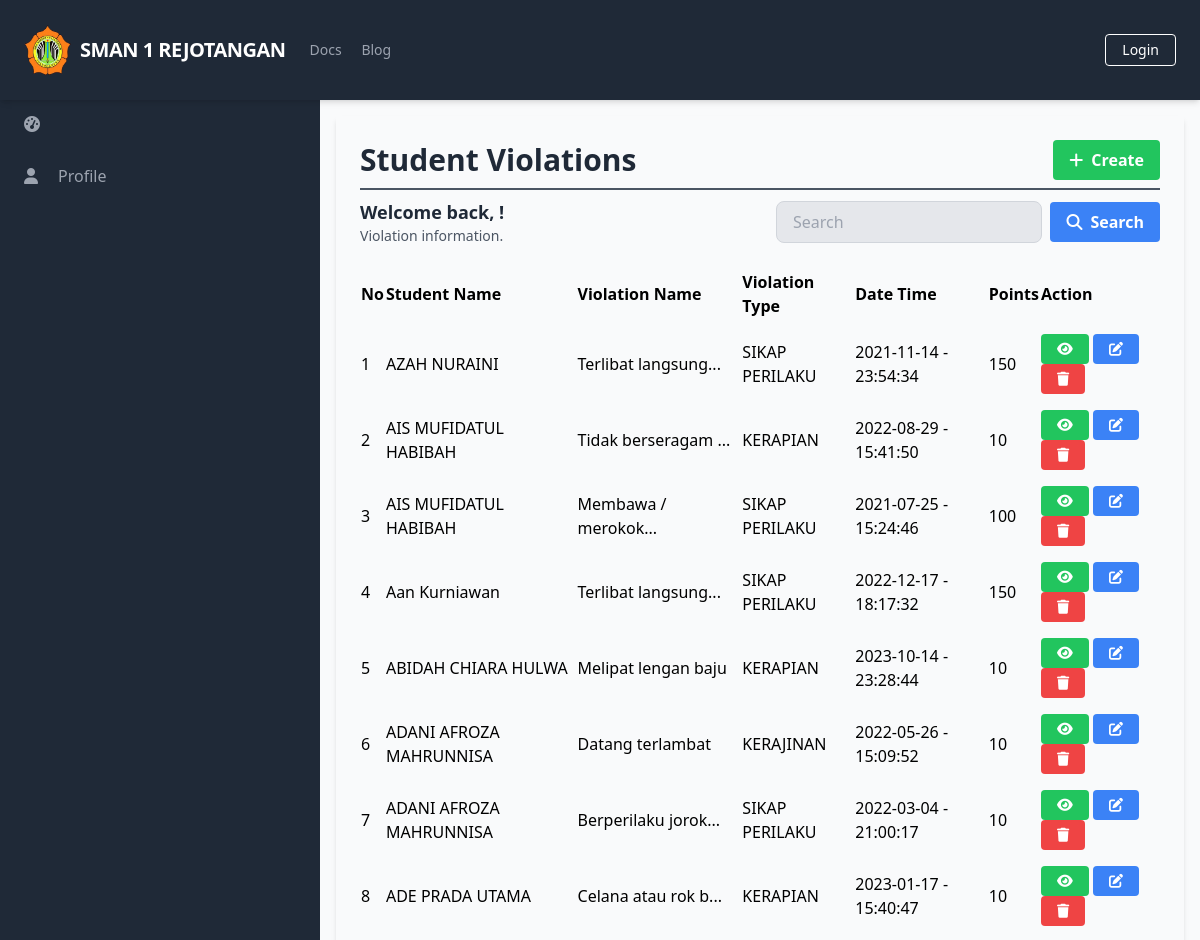
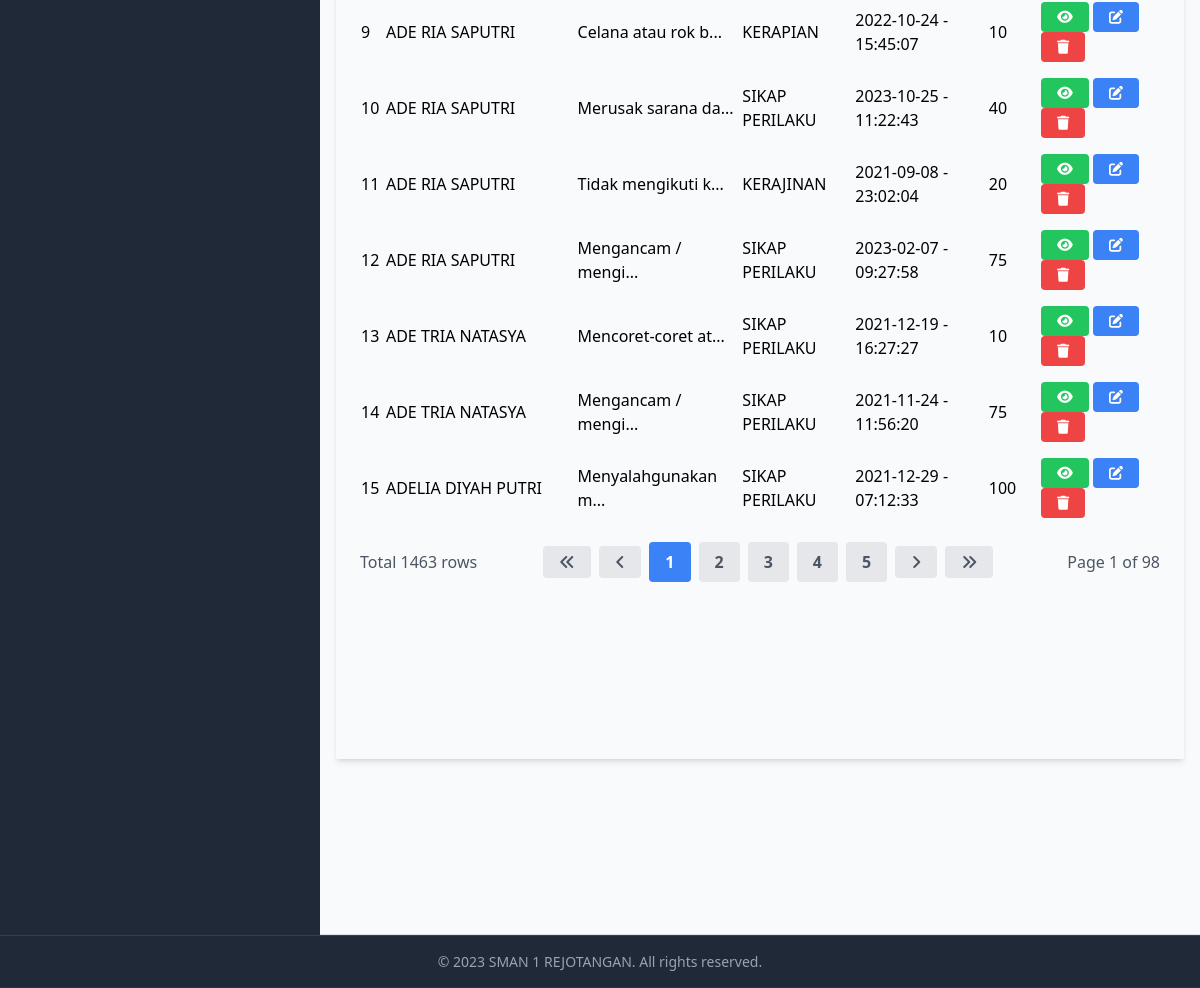
Page /manage_student_violations/manage_student_violations_list.php on the committed database (2 pictures, top to bottom).
### tables this page shows
CREATE TABLE `StudentViolations` (
  `StudentViolationID` int(11) NOT NULL,
  `StudentID` int(11) DEFAULT NULL,
  `ViolationID` int(11) DEFAULT NULL,
  `Date` date DEFAULT NULL,
  `Time` time DEFAULT NULL,
  `CreatedAt` timestamp NOT NULL DEFAULT current_timestamp(),
  `UpdatedAt` timestamp NOT NULL DEFAULT current_timestamp() ON UPDATE current_timestamp()
);

CREATE TABLE `Users` (
  `UserID` int(11) NOT NULL,
  `Username` varchar(50) NOT NULL,
  `Password` varchar(255) NOT NULL,
  `Email` varchar(100) NOT NULL,
  `FullName` varchar(100) DEFAULT NULL,
  `DateOfBirth` date DEFAULT NULL,
  `Gender` varchar(10) DEFAULT NULL,
  `Address` text DEFAULT NULL,
  `PhoneNumber` varchar(20) DEFAULT NULL,
  `RoleID` int(11) DEFAULT NULL,
  `AccountCreationDate` timestamp NOT NULL DEFAULT current_timestamp() ON UPDATE current_timestamp(),
  `LastLogin` datetime DEFAULT NULL,
  `AccountStatus` varchar(20) DEFAULT NULL,
  `ProfilePictureURL` varchar(255) DEFAULT NULL,
  `ActivationStatus` varchar(20) DEFAULT NULL
);

CREATE TABLE `MasterViolations` (
  `ViolationID` int(11) NOT NULL,
  `ViolationType` varchar(255) NOT NULL,
  `ViolationName` varchar(255) NOT NULL,
  `Points` int(11) NOT NULL
);

### database/connection.php (called while the page is built, shortened)
<?php
$baseUrl = "http://localhost/final_project_imam_2023/";

### public/manage_student_violations/manage_student_violations_list.php (the view, shortened to what this page needs)
<?php
require_once('../../database/connection.php');
?>
<?php include_once('../components/header.php'); ?>
<div class="h-screen flex flex-col">
    <?php include('../components/navbar.php'); ?>
    <div class="flex-grow bg-gray-50 flex flex-row shadow-md">
        <?php include('../components/sidebar.php'); ?>
        <main class="bg-gray-50 flex flex-col flex-1 overflow-y-scroll h-screen flex-shrink-0 sc-hide pb-40">
            <div class="flex items-start justify-start p-6 shadow-md m-4 flex-1 flex-col">
                <div class="flex flex-row justify-between items-center w-full border-b-2 border-gray-600 mb-2 pb-2">
                    <h1 class="text-3xl text-gray-800 font-semibold w-full">Student Violations</h1>
                    <div class="flex flex-row justify-end items-center">
                        <a href="<?php echo $baseUrl; ?>public/manage_student_violations/manage_student_violations_create.php" class="bg-green-500 hover-bg-green-700 text-white font-bold py-2 px-4 rounded inline-flex items-center">
                            <i class="fas fa-plus mr-2"></i>
                            <span>Create</span>
                        </a>
                    </div>
                </div>
                <div class="flex flex-col w-full">
                    <div class="flex flex-row justify-between items-center w-full mb-2 pb-2">
                        <div>
                            <h2 class="text-lg text-gray-800 font-semibold">Welcome back, <?php echo $_SESSION['FullName']; ?>!</h2>
                            <p class="text-gray-600 text-sm">Violation information.</p>
                        </div>
                        <form class="flex items-center justify-end space-x-2 w-96">
                            <input type="text" name="search" class="bg-gray-200 focus-bg-white focus-outline-none border border-gray-300 rounded-lg py-2 px-4 block w-full appearance-none leading-normal" placeholder="Search" value="<?php echo isset($_GET['search']) ? $_GET['search'] : ''; ?>">
                            <button type="submit" class="bg-blue-500 hover-bg-blue-700 text-white font-bold py-2 px-4 rounded space-x-2 inline-flex items-center">
                                <i class="fas fa-search"></i>
                                <span>Search</span>
                            </button>
                        </form>
                    </div>
                    <table class="min-w-full">
                        <thead>
                            <tr>
                                <th class="text-left py-2">No</th>
                                <th class="text-left py-2">Student Name</th>
                                <th class="text-left py-2">Violation Name</th>
                                <th class="text-left py-2">Violation Type</th>
                                <th class="text-left py-2">Date Time</th>
                                <th class="text-left py-2">Points</th>
                                <th class="text-left py-2">Action</th>
                            </tr>
                        </thead>
                        <tbody>
                            <?php
                            $searchTerm = isset($_GET['search']) ? $_GET['search'] : '';
                            $page = isset($_GET['page']) ? $_GET['page'] : 1;
                            $query = "SELECT sv.*, u.FullName AS StudentName, mv.Points, mv.ViolationType, mv.ViolationName
                                FROM StudentViolations sv
                                JOIN Students s ON sv.StudentID = s.StudentID
                                JOIN Users u ON s.UserID = u.UserID
                                JOIN MasterViolations mv ON sv.ViolationID = mv.ViolationID
                                WHERE mv.ViolationName LIKE '%$searchTerm%'
                                    OR u.FullName LIKE '%$searchTerm%'
                                LIMIT 15 OFFSET " . ($page - 1) * 15;
                            $result = $conn->query($query);
                            $queryCount = "SELECT COUNT(*) AS count
                                    FROM StudentViolations sv
                                    JOIN Students s ON sv.StudentID = s.StudentID
                                    JOIN Users u ON s.UserID = u.UserID
                                    JOIN MasterViolations mv ON sv.ViolationID = mv.ViolationID
                                    WHERE mv.ViolationName LIKE '%$searchTerm%'
                                        OR u.FullName LIKE '%$searchTerm%'";
                            $resultCount = $conn->query($queryCount);
                            $rowCount = $resultCount->fetch_assoc()['count'];
                            $totalPage = ceil($rowCount / 15);
                            $no = 1;
                            while ($row = $result->fetch_assoc()) {
                            ?>
                                <tr>
                                    <td class="py-2"><?php echo $no++; ?></td>
                                    <td class="py-2"><?php echo $row['StudentName']; ?></td>
                                    <td class="py-2"><?php echo mb_strimwidth($row['ViolationName'], 0, 20, '...'); ?></td>
                                    <td class="py-2"><?php echo $row['ViolationType']; ?></td>
                                    <td class="py-2"><?php echo $row['Date']; ?> - <?php echo $row['Time']; ?></td>
                                    <td class="py-2"><?php echo $row['Points']; ?></td>
                                    <td class='py-2'>
                                        <a href="<?php echo $baseUrl; ?>public/manage_student_violations/manage_student_violations_detail.php?id=<?php echo $row['StudentViolationID'] ?>" class='bg-green-500 hover-bg-green-700 text-white font-bold py-2 px-4 rounded inline-flex items-center text-sm'>
                                            <i class='fas fa-eye'></i>
                                        </a>
                                        <a href="<?php echo $baseUrl; ?>public/manage_student_violations/manage_student_violations_update.php?id=<?php echo $row['StudentViolationID'] ?>" class='bg-blue-500 hover-bg-blue-700 text-white font-bold py-2 px-4 rounded inline-flex items-center text-sm'>
                                            <i class='fas fa-edit'></i>
                                        </a>
                                        <a href="#" onclick="confirmDelete(<?php echo $row['StudentViolationID']; ?>)" class='bg-red-500 hover-bg-red-700 text-white font-bold py-2 px-4 rounded inline-flex items-center text-sm'>
                                            <i class='fas fa-trash'></i>
                                        </a>
                                    </td>
                                </tr>
                            <?php
                            }
                            ?>
                        </tbody>
                    </table>
                    <div class="flex flex-row justify-between items-center w-full mt-4">
                        <div class="flex flex-row justify-start items-center">
                            <span class="text-gray-600">Total <?php echo $rowCount; ?> rows</span>
                        </div>
                        <div class="flex flex-row justify-end items-center space-x-2">
                            <a href="?page=1&search=<?php echo $searchTerm; ?>" class="bg-gray-200 hover-bg-gray-300 text-gray-600 font-bold py-2 px-4 rounded inline-flex items-center">
                                <i class="fas fa-angle-double-left"></i>
                            </a>
                            <a href="?page=<?php if ($page == 1) {
                                                echo $page;
                                            } else {
                                                echo $page - 1;
                                            } ?>&search=<?php echo $searchTerm; ?>" class="bg-gray-200 hover-bg-gray-300 text-gray-600 font-bold py-2 px-4 rounded inline-flex items-center">
                                <i class="fas fa-angle-left"></i>
                            </a>
                            <?php
                            $startPage = $page - 2;
                            $endPage = $page + 2;
                            if ($startPage < 1) {
                                $endPage += abs($startPage) + 1;
                                $startPage = 1;
                            }
                            for ($i = $startPage; $i <= $endPage; $i++) {
                                if ($i == $page) {
                                    echo "<a href='?page=$i&search=$searchTerm' class='bg-blue-500 hover-bg-blue-700 text-white font-bold py-2 px-4 rounded inline-flex items-center'>$i</a>";
                                } else {
                                    echo "<a href='?page=$i&search=$searchTerm' class='bg-gray-200 hover-bg-gray-300 text-gray-600 font-bold py-2 px-4 rounded inline-flex items-center'>$i</a>";
                                }
                            }
                            ?>
                            <a href="?page=<?php if ($page == $totalPage) {
                                                echo $page;
                                            } else {
                                                echo $page + 1;
                                            } ?>&search=<?php echo $searchTerm; ?>" class="bg-gray-200 hover-bg-gray-300 text-gray-600 font-bold py-2 px-4 rounded inline-flex items-center">
                                <i class="fas fa-angle-right"></i>
                            </a>
                            <a href="?page=<?php echo $totalPage; ?>&search=<?php echo $searchTerm; ?>" class="bg-gray-200 hover-bg-gray-300 text-gray-600 font-bold py-2 px-4 rounded inline-flex items-center">
                                <i class="fas fa-angle-double-right"></i>
                            </a>
                        </div>
                        <div class="flex flex-row justify-end items-center ml-2">
                            <span class="text-gray-600">Page <?php echo $page; ?> of <?php echo $totalPage; ?></span>
                        </div>
                    </div>
                </div>
        </main>
    </div>
    <?php include('../components/footer.php'); ?>
</div>
</body>
</html>

### rows in the picture
studentviolations: users.FullName "AZAH NURAINI", ViolationID.ViolationName "Terlibat langsung...", ViolationID.ViolationType "SIKAP PERILAKU", Date "2021-11-14", Time "23:54:34", ViolationID.Points "150"
studentviolations: users.FullName "AIS MUFIDATUL HABIBAH", ViolationID.ViolationName "Tidak berseragam ...", ViolationID.ViolationType "KERAPIAN", Date "2022-08-29", Time "15:41:50", ViolationID.Points "10"
studentviolations: users.FullName "AIS MUFIDATUL HABIBAH", ViolationID.ViolationName "Membawa / merokok...", ViolationID.ViolationType "SIKAP PERILAKU", Date "2021-07-25", Time "15:24:46", ViolationID.Points "100"
studentviolations: users.FullName "Aan Kurniawan", ViolationID.ViolationName "Terlibat langsung...", ViolationID.ViolationType "SIKAP PERILAKU", Date "2022-12-17", Time "18:17:32", ViolationID.Points "150"
studentviolations: users.FullName "ABIDAH CHIARA HULWA", ViolationID.ViolationName "Melipat lengan baju", ViolationID.ViolationType "KERAPIAN", Date "2023-10-14", Time "23:28:44", ViolationID.Points "10"
studentviolations: users.FullName "ADANI AFROZA MAHRUNNISA", ViolationID.ViolationName "Datang terlambat", ViolationID.ViolationType "KERAJINAN", Date "2022-05-26", Time "15:09:52", ViolationID.Points "10"
studentviolations: users.FullName "ADANI AFROZA MAHRUNNISA", ViolationID.ViolationName "Berperilaku jorok...", ViolationID.ViolationType "SIKAP PERILAKU", Date "2022-03-04", Time "21:00:17", ViolationID.Points "10"
studentviolations: users.FullName "ADE PRADA UTAMA", ViolationID.ViolationName "Celana atau rok b...", ViolationID.ViolationType "KERAPIAN", Date "2023-01-17", Time "15:40:47", ViolationID.Points "10"
studentviolations: users.FullName "ADE RIA SAPUTRI", ViolationID.ViolationName "Celana atau rok b...", ViolationID.ViolationType "KERAPIAN", Date "2022-10-24", Time "15:45:07", ViolationID.Points "10"
studentviolations: users.FullName "ADE RIA SAPUTRI", ViolationID.ViolationName "Merusak sarana da...", ViolationID.ViolationType "SIKAP PERILAKU", Date "2023-10-25", Time "11:22:43", ViolationID.Points "40"
studentviolations: users.FullName "ADE RIA SAPUTRI", ViolationID.ViolationName "Tidak mengikuti k...", ViolationID.ViolationType "KERAJINAN", Date "2021-09-08", Time "23:02:04", ViolationID.Points "20"
studentviolations: users.FullName "ADE RIA SAPUTRI", ViolationID.ViolationName "Mengancam / mengi...", ViolationID.ViolationType "SIKAP PERILAKU", Date "2023-02-07", Time "09:27:58", ViolationID.Points "75"
studentviolations: users.FullName "ADE TRIA NATASYA", ViolationID.ViolationName "Mencoret-coret at...", ViolationID.ViolationType "SIKAP PERILAKU", Date "2021-12-19", Time "16:27:27", ViolationID.Points "10"
studentviolations: users.FullName "ADE TRIA NATASYA", ViolationID.ViolationName "Mengancam / mengi...", ViolationID.ViolationType "SIKAP PERILAKU", Date "2021-11-24", Time "11:56:20", ViolationID.Points "75"
studentviolations: users.FullName "ADELIA DIYAH PUTRI", ViolationID.ViolationName "Menyalahgunakan m...", ViolationID.ViolationType "SIKAP PERILAKU", Date "2021-12-29", Time "07:12:33", ViolationID.Points "100"

### other values in the picture
$baseTitle "SMAN 1 REJOTANGAN"
$rowCount "1463"
$page "1"
$totalPage "98"
